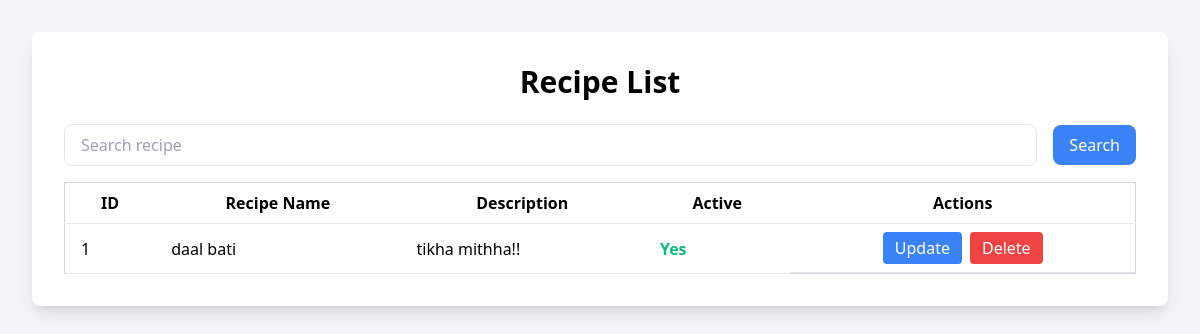
Before: /recipes/ with the older database file.
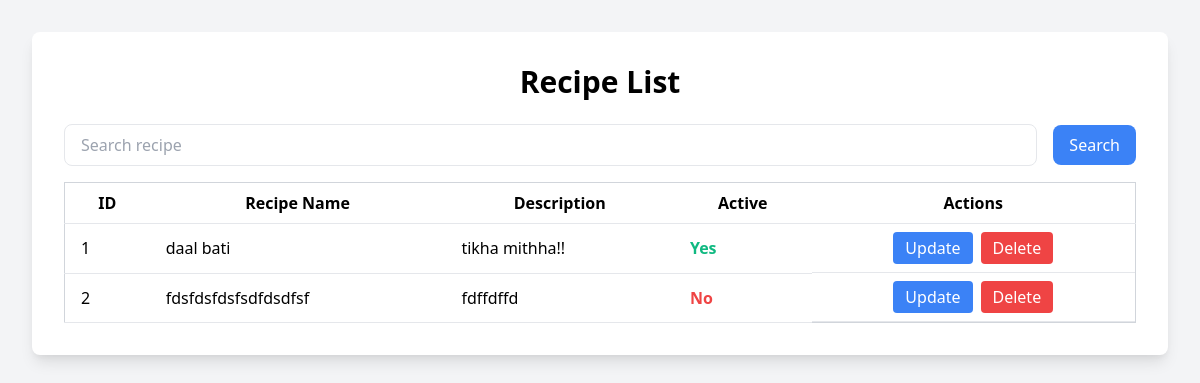
After: the same page with the newer database file.
### recipes/models.py (models this page shows, shortened)
class Recipe(models.Model):
    recipe_name=models.CharField(max_length=2000,null=False,blank=False)
    recipe_description=models.CharField(max_length=200000)
    active=models.BooleanField(default=True)

### recipe/views.py (the view)
# urls.py: path('recipes/', views.recipe_list, name='recipe_list'),
def recipe_list(request):
    recipes = Recipe.objects.all()  # Fetch all recipes
    if request.POST.get('search'):
        search = request.POST.get('search')
        recipes = recipes.filter(recipe_name__icontains=search)
    return render(request, 'recipe_list.html', {'recipes': recipes})

### templates/recipe_list.html (shortened to what this page needs)
<!DOCTYPE html>
<html lang="en">
<head>
  <link href="https://cdn.jsdelivr.net/npm/tailwindcss@2.2.19/dist/tailwind.min.css" rel="stylesheet">
</head>
<body class="bg-gray-100 min-h-screen p-8">
  <div class="max-w-7xl mx-auto bg-white p-8 rounded-lg shadow-lg">
    <h1 class="text-3xl font-bold mb-6 text-center">Recipe List</h1>
    <form  method="POST" class="mb-4">
      <div class="flex items-center space-x-4">
        <input type="text" name="search" placeholder="Search recipe" class="w-full px-4 py-2 border rounded-lg">
        <button type="submit" class="bg-blue-500 hover:bg-blue-600 text-white px-4 py-2 rounded-lg">
          Search
        </button>
      </div>
    </form>
    <table class="min-w-full bg-white border border-gray-300">
      <thead>
        <tr>
          <th class="py-2 px-4 border-b">ID</th>
          <th class="py-2 px-4 border-b">Recipe Name</th>
          <th class="py-2 px-4 border-b">Description</th>
          <th class="py-2 px-4 border-b">Active</th>
          <th class="py-2 px-4 border-b">Actions</th>
        </tr>
      </thead>
      <tbody>
        {% for recipe in recipes %}
          <tr class="hover:bg-gray-100">
            <td class="py-2 px-4 border-b">{{ recipe.id }}</td>
            <td class="py-2 px-4 border-b">{{ recipe.recipe_name }}</td>
            <td class="py-2 px-4 border-b">{{ recipe.recipe_description|truncatechars:50 }}</td>
            <td class="py-2 px-4 border-b">
              {% if recipe.active %}
                <span class="text-green-500 font-bold">Yes</span>
              {% else %}
                <span class="text-red-500 font-bold">No</span>
              {% endif %}
            </td>
            <td class="py-2 px-4 border-b flex items-center justify-center">
                <a href="{% url 'update_recipe' recipe.id %}" class="bg-blue-500 hover:bg-blue-600 text-white py-1 px-3 rounded mr-2">Update</a>
              <a href="{% url 'delete_recipe' recipe.id %}" onclick="return confirm('Are you sure you want to delete this recipe?');" class="bg-red-500 hover:bg-red-600 text-white py-1 px-3 rounded">Delete</a>
            </td>
          </tr>
        {% empty %}
          <tr>
            <td colspan="5" class="text-center py-4 text-gray-500">No recipes found.</td>
          </tr>
        {% endfor %}
      </tbody>
    </table>
  </div>
</body>
</html>

Changed rows visible on the page:
added Recipe: id "2", recipe_name "fdsfdsfdsfsdfdsdfsf", recipe_description "fdffdffd", active "No"
